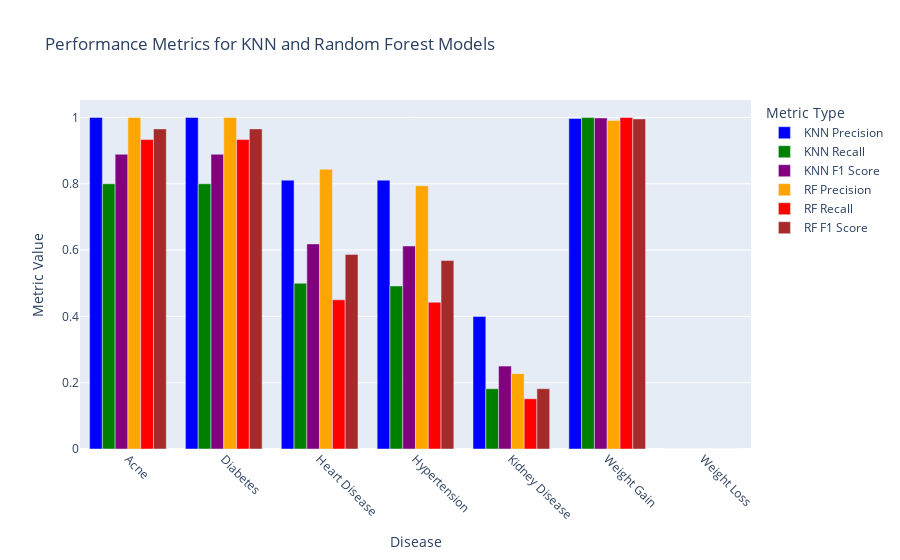

Here is the notebook cell this chart was saved with:
### Code cell
import plotly.graph_objects as go

# Step 13: Visualize the metrics for K-Nearest Neighbors
fig = go.Figure()

# Add precision, recall, and F1 score for KNN
fig.add_trace(go.Bar(
    x=mlb.classes_,
    y=precision_knn,
    name='KNN Precision',
    marker_color='blue'
))
fig.add_trace(go.Bar(
    x=mlb.classes_,
    y=recall_knn,
    name='KNN Recall',
    marker_color='green'
))
fig.add_trace(go.Bar(
    x=mlb.classes_,
    y=f1_knn,
    name='KNN F1 Score',
    marker_color='purple'
))

# Step 14: Visualize the metrics for Random Forest
fig.add_trace(go.Bar(
    x=mlb.classes_,
    y=precision_rf,
    name='RF Precision',
    marker_color='orange'
))
fig.add_trace(go.Bar(
    x=mlb.classes_,
    y=recall_rf,
    name='RF Recall',
    marker_color='red'
))
fig.add_trace(go.Bar(
    x=mlb.classes_,
    y=f1_rf,
    name='RF F1 Score',
    marker_color='brown'
))

# Step 15: Customize the layout
fig.update_layout(
    title='Performance Metrics for KNN and Random Forest Models',
    xaxis_title='Disease',
    yaxis_title='Metric Value',
    barmode='group',  # Group bars side by side for easy comparison
    legend_title='Metric Type',
    xaxis_tickangle=45
)

# Step 16: Show the plot
fig.show()

### Figure 1 — Plotly figure (JSON) as saved in the notebook; plotly's stock layout.template omitted (floating-point values rounded to 4 significant figures)
{"data": [{"marker": {"color": "blue"}, "name": "KNN Precision", "type": "bar", "x": ["Acne", "Diabetes", "Heart Disease", "Hypertension", "Kidney Disease", "Weight Gain", "Weight Loss"], "y": [1, 1, 0.8108, 0.8108, 0.4, 0.997, 0]}, {"marker": {"color": "green"}, "name": "KNN Recall", "type": "bar", "x": ["Acne", "Diabetes", "Heart Disease", "Hypertension", "Kidney Disease", "Weight Gain", "Weight Loss"], "y": [0.8, 0.8, 0.5, 0.4918, 0.1818, 1, 0]}, {"marker": {"color": "purple"}, "name": "KNN F1 Score", "type": "bar", "x": ["Acne", "Diabetes", "Heart Disease", "Hypertension", "Kidney Disease", "Weight Gain", "Weight Loss"], "y": [0.8889, 0.8889, 0.6186, 0.6122, 0.25, 0.9985, 0]}, {"marker": {"color": "orange"}, "name": "RF Precision", "type": "bar", "x": ["Acne", "Diabetes", "Heart Disease", "Hypertension", "Kidney Disease", "Weight Gain", "Weight Loss"], "y": [1, 1, 0.8438, 0.7941, 0.2273, 0.9911, 0]}, {"marker": {"color": "red"}, "name": "RF Recall", "type": "bar", "x": ["Acne", "Diabetes", "Heart Disease", "Hypertension", "Kidney Disease", "Weight Gain", "Weight Loss"], "y": [0.9333, 0.9333, 0.45, 0.4426, 0.1515, 1, 0]}, {"marker": {"color": "brown"}, "name": "RF F1 Score", "type": "bar", "x": ["Acne", "Diabetes", "Heart Disease", "Hypertension", "Kidney Disease", "Weight Gain", "Weight Loss"], "y": [0.9655, 0.9655, 0.587, 0.5684, 0.1818, 0.9955, 0]}], "layout": {"barmode": "group", "legend": {"title": {"text": "Metric Type"}}, "title": {"text": "Performance Metrics for KNN and Random Forest Models"}, "xaxis": {"tickangle": 45, "title": {"text": "Disease"}}, "yaxis": {"title": {"text": "Metric Value"}}}}
